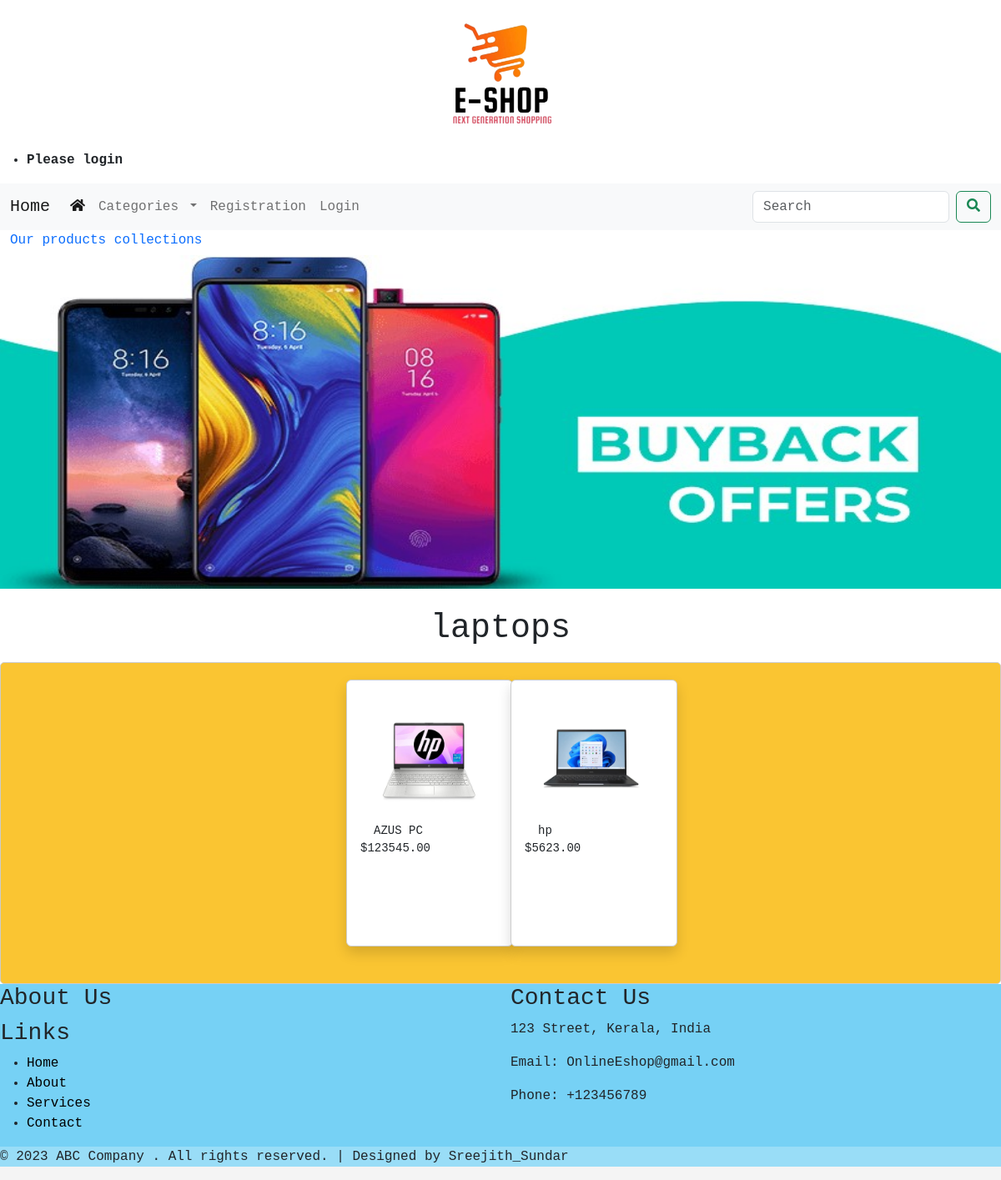
The page /laptops/ on the database its author committed.
### shop/models.py (models this page shows, shortened)
class Category(models.Model):
    name = models.CharField(max_length=250, unique=True)
    slug = models.SlugField(max_length=250, unique=True)
    description = models.TextField(blank=True)
    image = models.ImageField(upload_to='category', blank=True)
    class Meta:
        ordering = ('name',)
        verbose_name = 'category'
        verbose_name_plural = 'categories'
    def get_url(self):
        return reverse('shop:products_by_category', args=[self.slug])

class Product(models.Model):
    name = models.CharField(max_length=250, unique=True)
    slug = models.SlugField(max_length=250, unique=True)
    description = models.TextField(blank=True)
    price = models.DecimalField(max_digits=10, decimal_places=2)
    category = models.ForeignKey(Category, on_delete=models.CASCADE)
    image = models.ImageField(upload_to='product', blank=True)
    stock = models.IntegerField()
    available = models.BooleanField(default=True)
    created = models.DateTimeField(auto_now_add=True)
    updated = models.DateTimeField(auto_now=True)
    def get_url(self):
        return reverse('shop:prod_cat_detail', args=[self.category.slug, self.slug])
    class Meta:
        ordering = ('name',)
        verbose_name = 'product'
        verbose_name_plural = 'products'

### shop/views.py (the view)
# urls.py: path('', views.allProdCat, name='allProdCat'),
def allProdCat(request, c_slug=None):
    c_page = None
    products_list = None
    if c_slug != None:
        c_page = get_object_or_404(Category, slug=c_slug)
        products_list = Product.objects.all().filter(category=c_page, available=True)
    else:
        products_list = Product.objects.all().filter(available=True)
    paginator = Paginator(products_list, 12)
    try:
        page = int(request.GET.get('page', '1'))
    except:
        page = 1
    try:
        products = paginator.page(page)
    except(EmptyPage, InvalidPage):
        products = paginator.page(paginator.num_pages)
    return render(request, "category.html", {'category': c_page, 'products': products})

### cartapp/context_processors.py (called while the page is built)
def counter(request):
    item_count = 0
    if 'admin' in request.path:
        return {}
    else:
        try:
            cart = Cart.objects.filter(cart_id=_cart_id(request))
            cart_items = CartItem.objects.all().filter(cart=cart[:1])
            for cart_item in cart_items:
                item_count += cart_item.quantity
        except Cart.DoesNotExist:
            item_count = 0
    return dict(item_count=item_count)

### cartapp/views.py (called while the page is built)
def _cart_id(request):
    cart = request.session.session_key
    if not cart:
        cart = request.session.create()
    return cart

### shop/context_processors.py (called while the page is built)
def menu_links(request):
    links = Category.objects.all()
    return dict(links=links)

### templates/category.html (shortened to what this page needs)
{% extends 'base.html' %}
{% load static %}
{% block content %}
   {% if category %}
       <div class="container-fluid cf">
           <div class="row my_row_class">
               <div class="mx-auto top1">
                  <p>
                     <a href="{% url 'shop:allProdCat' %}" style="text-decoration: none;">Our products collections</a>
                  </p>
               </div>
           </div>
       </div>
   {% endif %}
<div class="top2">
    {% if category %}
     <img class="my_image w-100 h-20" src="{{category.image.url}}" alt="{{category.name}}">
</div>
<br>
<div>
        <h1 class="text-center" >{{category.name}}</h1>
</div>
    {% endif %}
<div class="container-fluid cat">
    <div class="row justify-content-center">
        {% for product in products.object_list %}
        <div class="my_bottom_margin col-9 col-sm-12 col-md-2 col-lg-2">
            <div class="shadow card ">
                    <div class="card-head">
                      <a href="{{product.get_url}}"><img class="card-img-top " src="{{product.image.url}}" alt="{{product.name}}"></a>
                    </div>
                    <div class="card-body">
                        <h5 class="card-body">{{product.name}}</h5>
                        <p class="card-text">${{product.price}}</p>
                    </div>
            </div>
        </div>
        {% endfor %}
    </div>
    <br>
</div>
{% endblock %}

### static/css/desig.css (style rules this page uses)
* { margin: 0; padding: 0; box-sizing: border-box; font-family: 'Courier New', Courier, monospace; }
body { font-family: Arial, sans-serif; }
h1 { text-align: center; }
body { font-family: Arial, sans-serif; background-color: #f4f4f4; }
.top1 { background:white; }
.cf { height:30px; width:auto; background:#57fa7b; }
.my_image { height:400px; width:500px; }
.cat { margin: 0 auto; padding: 20px; background-color: #fac532; border: 1px solid #ccc; border-radius: 5px; max-width: 100%; max-height: 100%; }
.card { width:200px; height:320px; background-color: white; border: 1px solid #ccc; border-radius: rounded-pill; }
.card-head { width:125px; height:140px; background-color: white; border: 1px solid white; border-radius: 1px; margin-left:35px; margin-right:35px; margin-bottom:5px; margin-bottom:-10px; }
.card-body { padding-top:40px; width:100%; height:60px; font-size:14px; display: inline; }

### rows shown on the page
Category: image (picture), name "laptops"
Product: image (picture), name "AZUS PC", price "123545.00"
Product: image (picture), name "hp", price "5623.00"
